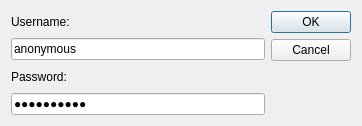
<?xml version="1.0" encoding="UTF-8"?>
<ui version="4.0">
 <class>Dlg_login</class>
 <widget class="QDialog" name="Dlg_login">
  <property name="geometry">
   <rect>
    <x>0</x>
    <y>0</y>
    <width>362</width>
    <height>126</height>
   </rect>
  </property>
  <property name="windowTitle">
   <string>Login</string>
  </property>
  <layout class="QHBoxLayout" name="horizontalLayout">
   <item>
    <layout class="QVBoxLayout" name="verticalLayout">
     <item>
      <widget class="QLabel" name="label">
       <property name="text">
        <string>Username:</string>
       </property>
      </widget>
     </item>
     <item>
      <widget class="QLineEdit" name="line_user">
       <property name="text">
        <string>anonymous</string>
       </property>
      </widget>
     </item>
     <item>
      <widget class="QLabel" name="label_2">
       <property name="text">
        <string>Password:</string>
       </property>
      </widget>
     </item>
     <item>
      <widget class="QLineEdit" name="line_pass">
       <property name="text">
        <string>anonymous@</string>
       </property>
       <property name="echoMode">
        <enum>QLineEdit::PasswordEchoOnEdit</enum>
       </property>
      </widget>
     </item>
    </layout>
   </item>
   <item>
    <widget class="QDialogButtonBox" name="buttonBox">
     <property name="orientation">
      <enum>Qt::Vertical</enum>
     </property>
     <property name="standardButtons">
      <set>QDialogButtonBox::Cancel|QDialogButtonBox::Ok</set>
     </property>
    </widget>
   </item>
  </layout>
 </widget>
 <resources/>
 <connections>
  <connection>
   <sender>buttonBox</sender>
   <signal>accepted()</signal>
   <receiver>Dlg_login</receiver>
   <slot>accept()</slot>
   <hints>
    <hint type="sourcelabel">
     <x>248</x>
     <y>254</y>
    </hint>
    <hint type="destinationlabel">
     <x>157</x>
     <y>274</y>
    </hint>
   </hints>
  </connection>
  <connection>
   <sender>buttonBox</sender>
   <signal>rejected()</signal>
   <receiver>Dlg_login</receiver>
   <slot>reject()</slot>
   <hints>
    <hint type="sourcelabel">
     <x>316</x>
     <y>260</y>
    </hint>
    <hint type="destinationlabel">
     <x>286</x>
     <y>274</y>
    </hint>
   </hints>
  </connection>
 </connections>
</ui>
